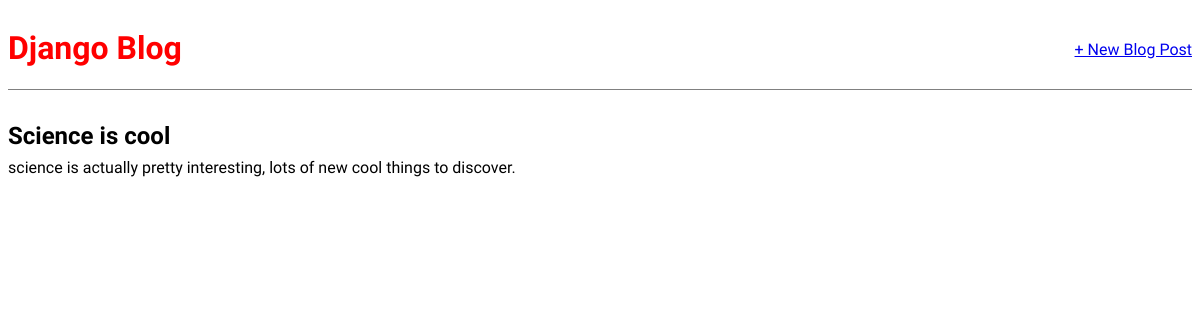
/post/1, run on the app's committed database.
### blog/models.py (models this page shows, shortened)
class Post(models.Model):
    title = models.CharField(max_length=200)
    author = models.ForeignKey('auth.User', on_delete=models.CASCADE)
    body = models.TextField()

### blog/views.py (the view)
# urls.py: path('post/<int:pk>', BlogDetailView.as_view(), name='post_detail')
class BlogDetailView(DetailView):
    model = Post
    template_name = 'post_detail.html'

### templates/post_detail.html
{% extends 'base.html' %}
{% block content %}
<div class="post-entry">
    <h2> {{ post.title }}</h2>
    <p>{{ post.body }}</p>
</div>
{% endblock content %}

### static/css/base.css (style rules this page uses)
body { font-family: 'Benne', serif; }
.post-entry { margin-bottom: 2rem; }
.post-entry h2 { margin: 0.5rem 0; }
.post-entry p { margin: 0; font-weight: 400; }

### data on the page
Post: title "Science is cool", body "science is actually pretty interesting, lots of new cool things to discover."
